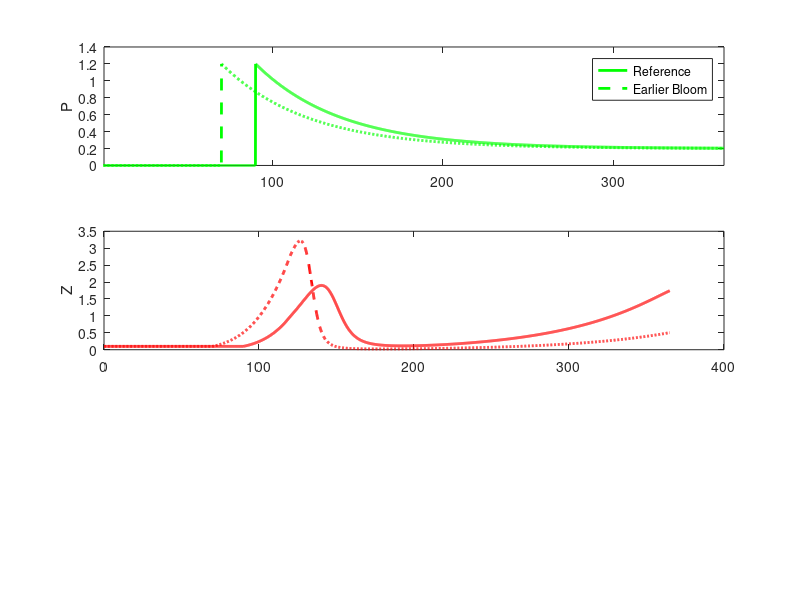

This figure's MATLAB source: (Note: this script raises an error after producing the figure.)
%% Supplementary Analysis for manuscript "Shifting Phenology as a Key Driver of Shelf Zooplankton Population Variability" (submitted to Ecology)
% MATLAB code for the Lotka-Volterra model (Discussion and Figure S9)
% Adapted from model provided by Greg L. Britten
% Isabel Honda
% May 2024

%% Lotka-Volterra Model (Appendix S1, Figure S9)

clc; clear; close all;
dt = 0.1;
bloom_time1 = 90/dt; % bloom timing differs by 20 days
bloom_time2 = 70/dt;
diap_init = 250;

% prescribe phytoplankton as instant bloom and exponential decay
p1 = [zeros(1, bloom_time1-1), 1*exp(-0.002*(0:(365/dt)-bloom_time1))+0.2];
p2 = [zeros(1, bloom_time2-1), 1*exp(-0.002*(0:(365/dt)-bloom_time2))+0.2];

% initial conditions
z1 = zeros(1, 365/dt);
c1 = zeros(1, 365/dt);
z2 = zeros(1, 365/dt);
c2 = zeros(1, 365/dt);
z1(1) = 0.1;
c1(1) = 0.09;
z2(1) = 0.1;
c2(1) = 0.09;

z_g = 0.08; % zooplankton grazing rate on phytoplankton
c_g = 0.1; % consumer grazing rate on zooplankton
c_m = 0.07; % consumer mortality
c_emerge = 120/dt; % predators appear at day 180

% biomass evolution for type 1 functional response
% assumes same grazing rate for calanus and top predator
for i = 2:length(p1)
    if i > c_emerge
        z1(i) = z1(i-1) + z_g*z1(i-1)*p1(i-1)*dt - c_g*c1(i-1)*z1(i-1)*dt;
        z2(i) = z2(i-1) + z_g*z2(i-1)*p2(i-1)*dt - c_g*c2(i-1)*z2(i-1)*dt;
        c1(i) = c1(i-1) + c_g*c1(i-1)*z1(i-1)*dt - c_m*c1(i-1)*dt;
        c2(i) = c2(i-1) + c_g*c2(i-1)*z2(i-1)*dt - c_m*c2(i-1)*dt;
    else
        z1(i) = z1(i-1) + z_g*z1(i-1)*p1(i-1)*dt;
        z2(i) = z2(i-1) + z_g*z2(i-1)*p2(i-1)*dt;
        c1(i) = c1(i-1);
        c2(i) = c2(i-1);
    end
end

figure(1)
clf
set(gcf,'color','w');

time = (1:(365/dt))*dt;
subplot(3,1,1)
plot(time, p1,'g','LineWidth',2)
hold on
plot(time, p2,'g--','LineWidth',2)
ylabel('P')
legend('Reference', 'Earlier Bloom', 'Location', 'northeast')
xlim([1 365])

subplot(3,1,2)
plot(time, z1, 'r','LineWidth',2)
hold on
plot(time, z2, 'r--','LineWidth',2)
ylabel('Z')
xline(diap_init, '--');
y_limits = ylim(gca);
max_y = y_limits(2);
text(diap_init + 2, max_y - max_y/10, 'Diapause Date')
xlim([1 365])

subplot(3,1,3)
plot(time, c1, 'k','LineWidth',2)
hold on
plot(time, c2, 'k--','LineWidth',2)
ylabel('C')
xlabel('Day of Year')
xlim([1 365])
